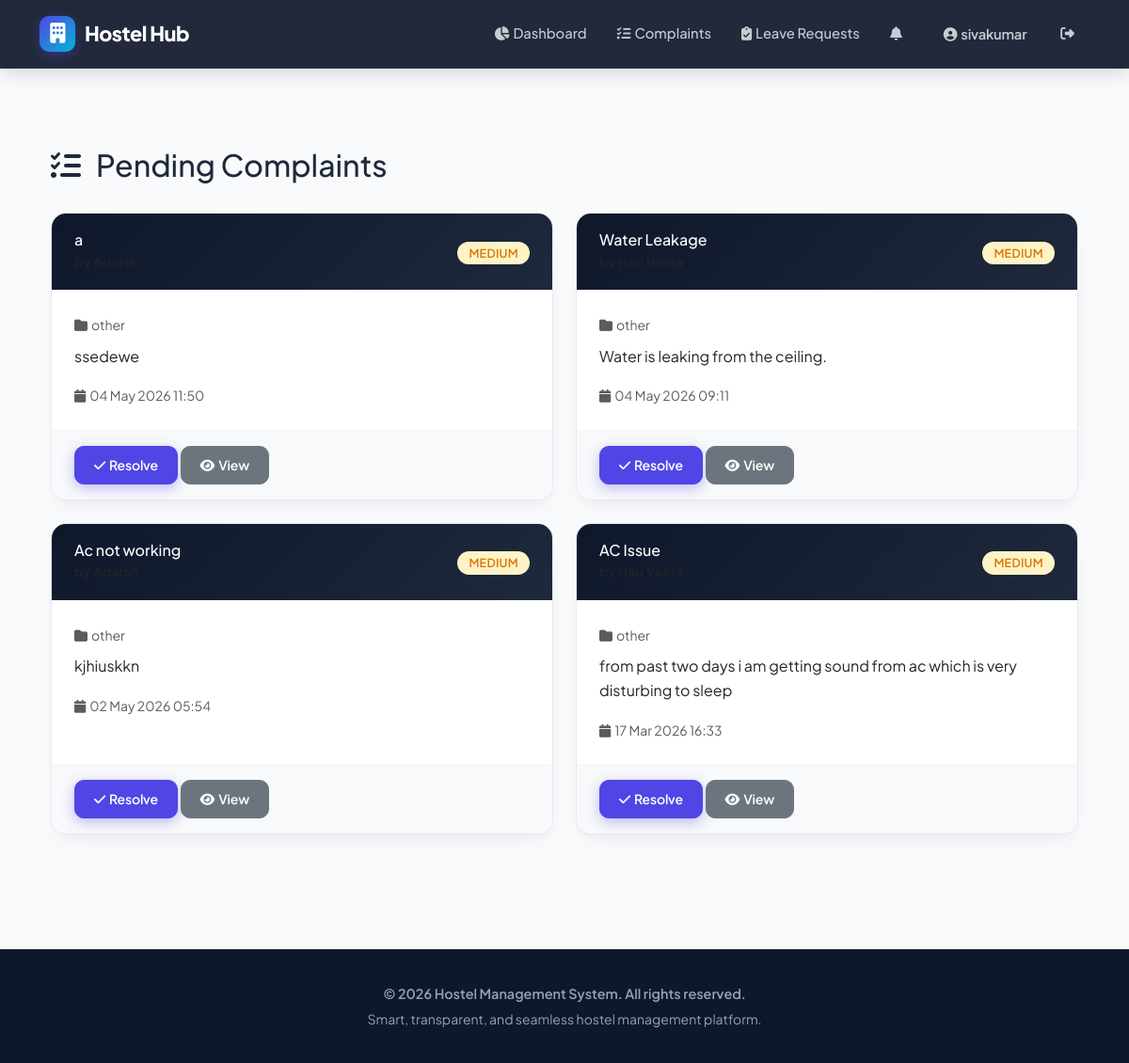
Screenshot of /warden/complaints/ (signed in) with the database file from the repository.
### accounts/models.py (models this page shows, shortened)
class CustomUser(AbstractUser):
    ROLE_CHOICES = (
        ('admin', 'Admin'),
        ('warden', 'Warden'),
        ('student', 'Student'),
    )
    role = models.CharField(max_length=10, choices=ROLE_CHOICES)
    phone_regex = RegexValidator(regex=r'^\+?1?\d{9,15}$', message="Phone number must be entered in the format '+999999999'.")
    phone_number = models.CharField(validators=[phone_regex], max_length=17, blank=True, null=True)
    is_active = models.BooleanField(default=True)
    profile_picture = models.ImageField(upload_to='profile_pictures/', blank=True, null=True)
    created_at = models.DateTimeField(auto_now_add=True)
    updated_at = models.DateTimeField(auto_now=True)
    last_login_ip = models.GenericIPAddressField(blank=True, null=True)
    @property
    def unread_notifications_count(self):
        return self.notifications.filter(is_read=False).count()
    class Meta:
        ordering = ['-created_at']
        indexes = [
            models.Index(fields=['role']),
            models.Index(fields=['email']),
            models.Index(fields=['is_active']),
        ]

### operations/models.py (models this page shows, shortened)
class Complaint(models.Model):
    PRIORITY_CHOICES = (
        ('low', 'Low'),
        ('medium', 'Medium'),
        ('high', 'High'),
        ('critical', 'Critical'),
    )
    STATUS_CHOICES = (
        ('pending', 'Pending'),
        ('in_progress', 'In Progress'),
        ('resolved', 'Resolved'),
        ('closed', 'Closed'),
        ('rejected', 'Rejected'),
    )
    CATEGORY_CHOICES = (
        ('room', 'Room Issues'),
        ('water', 'Water/Sanitation'),
        ('electricity', 'Electricity'),
        ('maintenance', 'Maintenance'),
        ('food', 'Food/Mess'),
        ('other', 'Other'),
    )
    student = models.ForeignKey(StudentProfile, on_delete=models.CASCADE, related_name='complaints')
    warden = models.ForeignKey(WardenProfile, on_delete=models.SET_NULL, null=True, blank=True, related_name='assigned_complaints')
    title = models.CharField(max_length=100)
    description = models.TextField()
    category = models.CharField(max_length=20, choices=CATEGORY_CHOICES, default='other')
    priority = models.CharField(max_length=10, choices=PRIORITY_CHOICES, default='medium')
    status = models.CharField(max_length=15, choices=STATUS_CHOICES, default='pending')
    attachment = models.FileField(upload_to='complaint_attachments/', blank=True, null=True)
    room_number = models.CharField(max_length=20, blank=True)
    resolution_notes = models.TextField(blank=True)
    resolved_by = models.ForeignKey(WardenProfile, on_delete=models.SET_NULL, null=True, blank=True, related_name='resolved_complaints')
    created_at = models.DateTimeField(auto_now_add=True)
    updated_at = models.DateTimeField(auto_now=True)
    resolved_at = models.DateTimeField(null=True, blank=True)
    class Meta:
        ordering = ['-created_at']
        indexes = [
            models.Index(fields=['status']),
            models.Index(fields=['created_at']),
            models.Index(fields=['student']),
        ]

### accounts/views.py (the view)
# urls.py: path('warden/complaints/', login_required(views.warden_complaints), name='warden_complaints'),
@login_required
@user_passes_test(is_warden)
def warden_complaints(request):
    complaints = Complaint.objects.filter(status='pending').order_by('-priority', '-created_at')
    context = {
        'complaints': complaints,
        'status_choices': Complaint.STATUS_CHOICES,
    }
    return render(request, 'warden/complaints.html', context)

### accounts/views.py (called while the page is built)
def is_warden(user):
    return user.role == 'warden'

### templates/warden/complaints.html (shortened to what this page needs)
{% extends "base.html" %}
{% block content %}
<div class="container py-5">
    <div class="row mb-4">
        <div class="col-md-12">
            <h2>
                <i class="fas fa-tasks me-3"></i>Pending Complaints
            </h2>
        </div>
    </div>
    {% if complaints %}
    <div class="row">
        {% for complaint in complaints %}
        <div class="col-md-6 mb-4">
            <div class="card h-100">
                <div class="card-header">
                    <div class="row align-items-center">
                        <div class="col">
                            <h6 class="mb-0">{{ complaint.title }}</h6>
                            <small class="text-muted">by {{ complaint.student.user.first_name }} {{ complaint.student.user.last_name }}</small>
                        </div>
                        <div class="col-auto">
                            {% if complaint.priority == 'high' %}
                                <span class="badge bg-danger">High</span>
                            {% elif complaint.priority == 'medium' %}
                                <span class="badge bg-warning">Medium</span>
                            {% else %}
                                <span class="badge bg-info">Low</span>
                            {% endif %}
                        </div>
                    </div>
                </div>
                <div class="card-body">
                    <p class="text-muted mb-2">
                        <small>
                            <i class="fas fa-folder me-1"></i>{{ complaint.category }}
                        </small>
                    </p>
                    <p class="card-text">{{ complaint.description|truncatewords:25 }}</p>
                    <p class="text-muted mb-0">
                        <small>
                            <i class="fas fa-calendar me-1"></i>{{ complaint.created_at|date:"d M Y H:i" }}
                        </small>
                    </p>
                </div>
                <div class="card-footer bg-light">
                    <a href="{% url 'resolve_complaint' complaint.id %}" class="btn btn-sm btn-primary">
                        <i class="fas fa-check me-1"></i>Resolve
                    </a>
                    <a href="{% url 'complaint_detail' complaint.id %}" class="btn btn-sm btn-secondary">
                        <i class="fas fa-eye me-1"></i>View
                    </a>
                </div>
            </div>
        </div>
        {% endfor %}
    </div>
    {% else %}
    <div class="alert alert-success">
        <i class="fas fa-check-circle me-2"></i>
        All complaints have been resolved!
    </div>
    {% endif %}
</div>
{% endblock %}

### templates/base.html (shortened to what this page needs)
<!DOCTYPE html>
<html lang="en">
<head>
    <link href="https://cdn.jsdelivr.net/npm/bootstrap@5.3.0/dist/css/bootstrap.min.css" rel="stylesheet">
    <link href="https://cdnjs.cloudflare.com/ajax/libs/font-awesome/6.4.0/css/all.min.css" rel="stylesheet">
</head>
<body>
    <nav class="navbar navbar-expand-lg navbar-dark navbar-custom">
        <div class="container">
            <a class="navbar-brand" href="/">
                <span class="brand-icon"><i class="fas fa-building text-white"></i></span>
                Hostel Hub
            </a>
            <div class="collapse navbar-collapse" id="navbarNav">
                <ul class="navbar-nav ms-auto align-items-center">
                    {% if user.is_authenticated %}
                        {% if user.role == 'student' %}
                            <li class="nav-item">
                                <a class="nav-link" href="{% url 'student_dashboard' %}">
                                    <i class="fas fa-chart-pie me-1"></i>Dashboard
                                </a>
                            </li>
                            <li class="nav-item">
                                <a class="nav-link" href="{% url 'student_complaints' %}">
                                    <i class="fas fa-exclamation-circle me-1"></i>Complaints
                                </a>
                            </li>
                            <li class="nav-item">
                                <a class="nav-link" href="{% url 'student_fees' %}">
                                    <i class="fas fa-wallet me-1"></i>Fees
                                </a>
                            </li>
                            <li class="nav-item">
                                <a class="nav-link" href="{% url 'student_leave_requests' %}">
                                    <i class="fas fa-calendar-alt me-1"></i>Leave
                                </a>
                            </li>
                        {% elif user.role == 'warden' %}
                            <li class="nav-item">
                                <a class="nav-link" href="{% url 'warden_dashboard' %}">
                                    <i class="fas fa-chart-pie me-1"></i>Dashboard
                                </a>
                            </li>
                            <li class="nav-item">
                                <a class="nav-link" href="{% url 'warden_complaints' %}">
                                    <i class="fas fa-tasks me-1"></i>Complaints
                                </a>
                            </li>
                            <li class="nav-item">
                                <a class="nav-link" href="{% url 'warden_leave_requests' %}">
                                    <i class="fas fa-clipboard-check me-1"></i>Leave Requests
                                </a>
                            </li>
                        {% endif %}
                        <li class="nav-item">
                            <a class="nav-link position-relative" href="{% url 'notifications' %}">
                                <i class="fas fa-bell me-1"></i>
                            </a>
                        </li>
                        <li class="nav-item ms-lg-2">
                            <a class="nav-link btn btn-outline-light text-white px-3" href="{% url 'profile' %}">
                                <i class="fas fa-user-circle me-1"></i>{{ user.username }}
                            </a>
                        </li>
                        <li class="nav-item ms-lg-1">
                            <a class="nav-link text-danger" href="{% url 'logout' %}" title="Logout">
                                <i class="fas fa-sign-out-alt"></i>
                            </a>
                        </li>
                    {% endif %}
                </ul>
            </div>
        </div>
    </nav>
    <div class="main-container">
        <div class="container">
            {% block content %}{% endblock %}
        </div>
    </div>
    <footer>
        <div class="container">
            <p class="fw-semibold">&copy; 2026 Hostel Management System. All rights reserved.</p>
            <p class="text-slate-500 small mt-1">Smart, transparent, and seamless hostel management platform.</p>
        </div>
    </footer>
</body>
</html>

### templates/base.html (style rules this page uses)
:root { --primary: #4f46e5; --primary-dark: #3730a3; --primary-light: #818cf8; --secondary: #06b6d4; --success: #10b981; --warning: #f59e0b; --danger: #ef4444; --dark: #0f172a; --slate-800: #1e293b; --slate-600: #475569; --slate-500: #64748b; --slate-100: #f1f5f9; --light-bg: #f8fafc; --card-shadow: 0 10px 25px -5px rgba(0, 0, 0, 0.05), 0 8px 10px -6px rgba(0, 0, 0, 0.03); --hover-shadow: 0 20px 30px -10px rgba(79, 70, 229, 0.15); --gradient-primary: linear-gradient(135deg, #4f46e5 0%, #06b6d4 100%); --gradient-dark: linear-gradient(135deg, #0f172a 0%, #1e293b 100%); --gradient-card: linear-gradient(135deg, #ffffff 0%, #f8fafc 100%); }
* { margin: 0; padding: 0; box-sizing: border-box; }
body { font-family: 'Plus Jakarta Sans', -apple-system, BlinkMacSystemFont, sans-serif; background-color: var(--light-bg); color: var(--slate-800); line-height: 1.6; }
.navbar-custom { background: rgba(15, 23, 42, 0.92); backdrop-filter: blur(12px); -webkit-backdrop-filter: blur(12px); border-bottom: 1px solid rgba(255, 255, 255, 0.1); position: sticky; top: 0; z-index: 1050; padding: 12px 0; box-shadow: 0 4px 20px rgba(0, 0, 0, 0.15); }
.navbar-brand { font-weight: 800; font-size: 1.35rem; color: #ffffff !important; letter-spacing: -0.5px; display: flex; align-items: center; }
.brand-icon { background: var(--gradient-primary); width: 38px; height: 38px; border-radius: 10px; display: inline-flex; align-items: center; justify-content: center; margin-right: 10px; box-shadow: 0 4px 12px rgba(79, 70, 229, 0.4); }
.nav-link { color: rgba(241, 245, 249, 0.8) !important; font-weight: 500; font-size: 0.92rem; padding: 8px 14px !important; border-radius: 8px; transition: all 0.25s ease; margin: 0 2px; }
.main-container { min-height: calc(100vh - 140px); padding: 35px 0 50px 0; }
.card { border: 1px solid rgba(226, 232, 240, 0.8); border-radius: 16px; background: #ffffff; box-shadow: var(--card-shadow); transition: transform 0.3s cubic-bezier(0.4, 0, 0.2, 1), box-shadow 0.3s cubic-bezier(0.4, 0, 0.2, 1); overflow: hidden; }
.card-header { background: var(--gradient-dark); color: #ffffff; border-bottom: none; padding: 18px 24px; font-weight: 700; }
.card-body { padding: 24px; }
.card-footer { background: #f8fafc; border-top: 1px solid #f1f5f9; padding: 16px 24px; }
.btn { font-weight: 600; border-radius: 10px; padding: 9px 20px; transition: all 0.25s cubic-bezier(0.4, 0, 0.2, 1); letter-spacing: -0.2px; }
.btn-primary { background: var(--primary); border-color: var(--primary); box-shadow: 0 4px 14px rgba(79, 70, 229, 0.35); }
.badge { padding: 6px 12px; border-radius: 20px; font-weight: 600; font-size: 0.78rem; letter-spacing: 0.3px; text-transform: uppercase; }
.badge-pending, .bg-warning { background-color: #fef3c7 !important; color: #d97706 !important; }
footer { background: var(--dark); color: #94a3b8; padding: 35px 0; text-align: center; border-top: 1px solid rgba(255,255,255,0.05); }
footer p { margin-bottom: 0; font-size: 0.9rem; }

### rows the page displays
CustomUser: username "sivakumar"
Complaint: title "a", priority "MEDIUM", category "other", description "ssedewe", created_at "04 May 2026 11:50"
Complaint: title "Water Leakage", priority "MEDIUM", category "other", description "Water is leaking from the ceiling.", created_at "04 May 2026 09:11"
Complaint: title "Ac not working", priority "MEDIUM", category "other", description "kjhiuskkn", created_at "02 May 2026 05:54"
Complaint: title "AC Issue", priority "MEDIUM", category "other", description "from past two days i am getting sound from ac which is very disturbing to sleep", created_at "17 Mar 2026 16:33"
